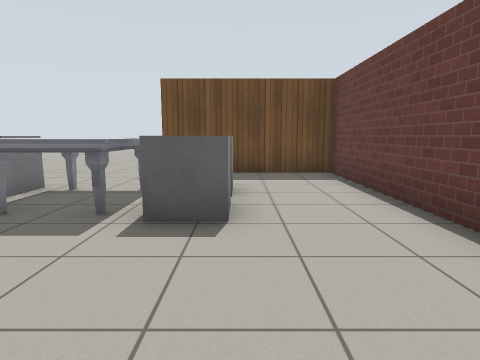
[1] (above)

16 first-person views from a walk through a robot-simulator world made for Gazebo. The camera is 1 m above the floor, tilts 8° down and sees 75° across. The floor is counted in squares, 1 m on a side. Each view is taken from the middle of a square. On the plan, view 1 faces up. The plan holds only what a view shows up to about 12 squares ahead; the rest is blank. Simple patterns stand in for the simulator's built-in surfaces.

[2]
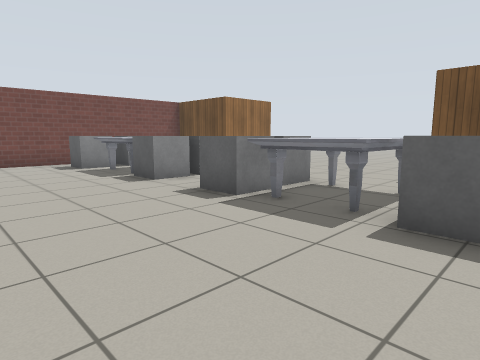

[3]
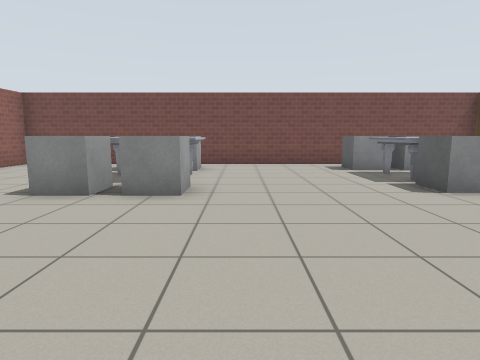

[4]
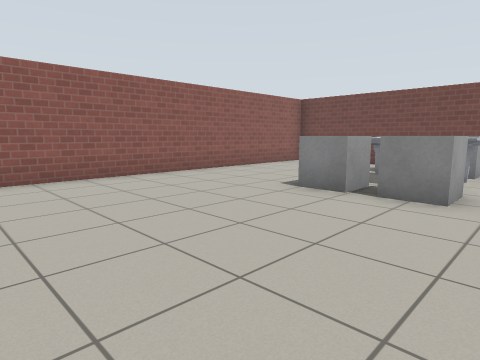

[5]
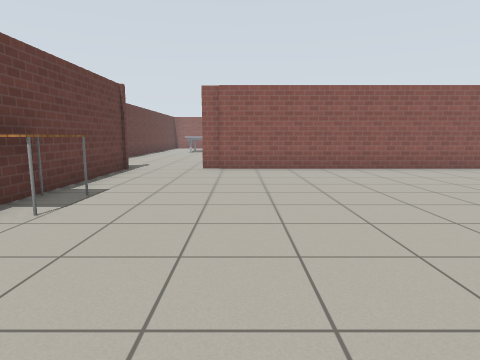

[6]
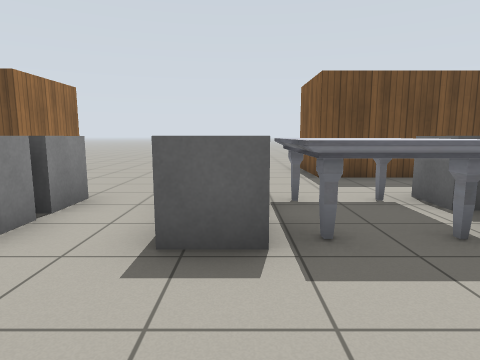

[7]
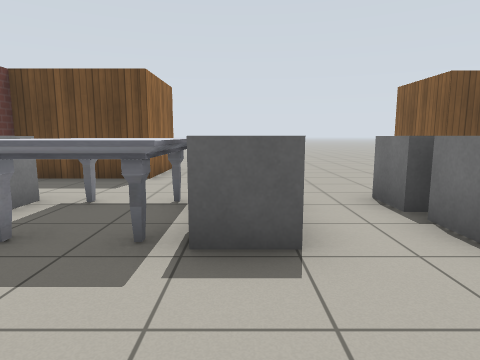

[8]
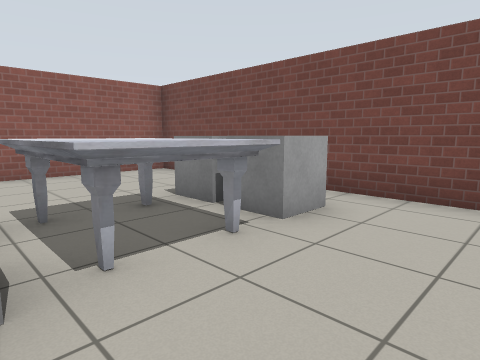

[9]
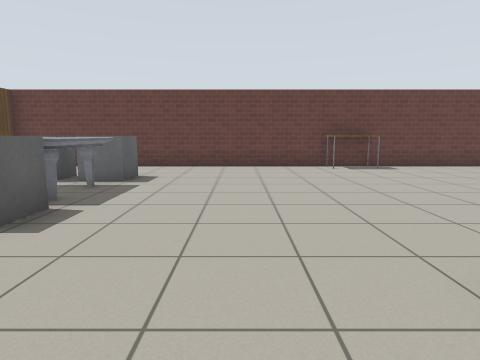

[10]
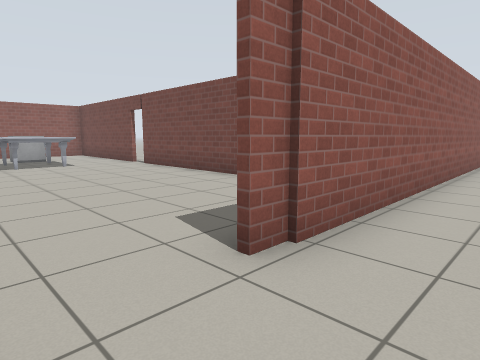

[11]
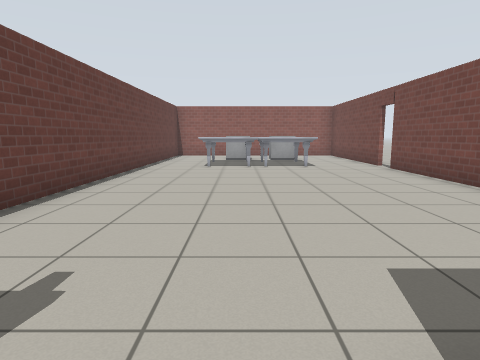

[12]
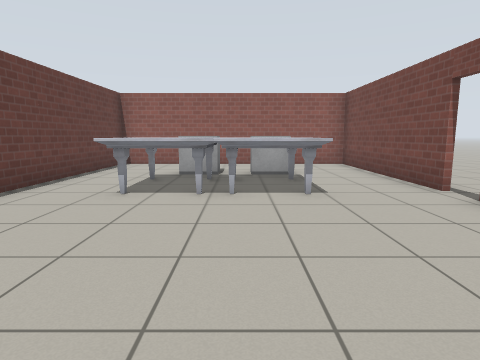

[13]
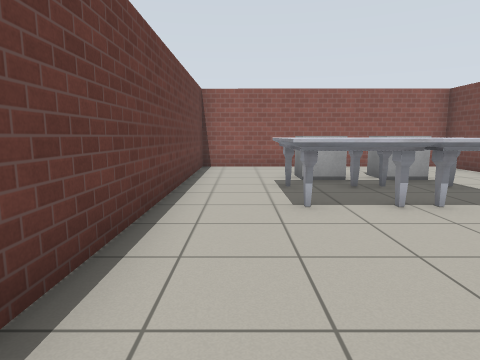

[14]
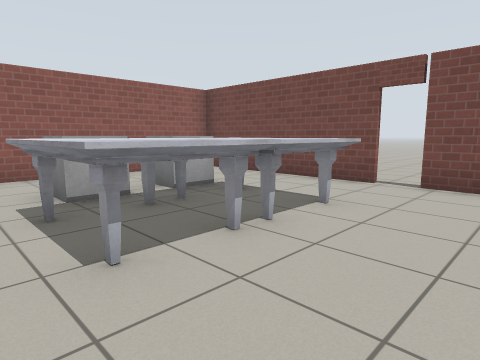

[15]
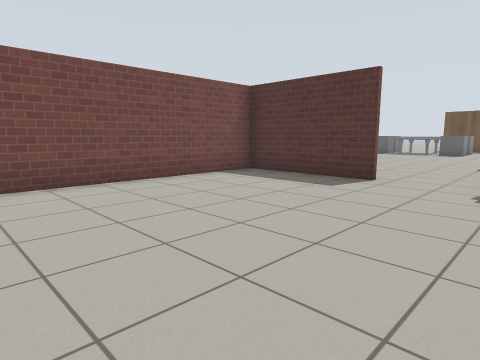

[16]
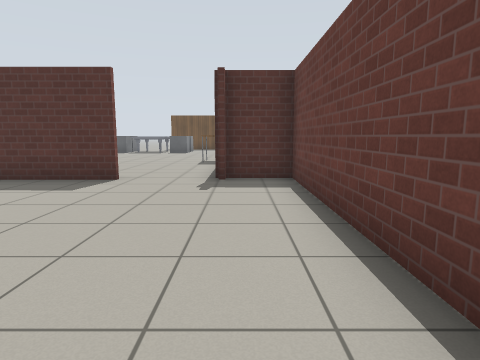

### Floor plan
Points are (right, up) in squares from view 1. A wall is a line through its corners. A room is listed if a view was taken in it or the views show most of it. See-through windows are left out.
Room 1 (views 1, 2, 3, 4, 5, 6, 7, 8, 9, 10, 11)
walls: (2.5, -7.9) (2.5, 8.5) (-2.1, 8.5) (-2.1, 11.1); (-9.1, 11.1) (-9.1, 8.3) (-12.2, 8.3) (-12.2, -7.6) (0.2, -7.6)
ways out: opening at (1.5, -8) to room 2; opening at (-9, 12); opening at (-2, 12)
objects: grey box (-11, -3) to (-10, -3); grey box (-11, -2) to (-10, -1); grey box (-11, 4) to (-10, 4); grey box (-11, 5) to (-10, 6); marble table (-9, -3) to (-8, -1); marble table (-9, 4) to (-8, 6); grey box (-7, -3) to (-6, -3); grey box (-7, -2) to (-6, -1); grey box (-7, 4); grey box (-7, 5) to (-7, 6); grey box (-5, 4) to (-4, 5); grey box (-5, 6) to (-4, 6); marble table (-3, 4) to (-2, 6); grey box (-1, 4) to (0, 4); grey box (-1, 5) to (0, 6); table (2, -3) to (2, -2)
Room 2 (views 12, 13, 14, 15, 16)
walls: (-3.7, -17.6) (-3.7, -23.3) (4.2, -23.3) (4.3, -7.5) (2.7, -7.5); (0.3, -7.9) (-3.7, -7.9) (-3.7, -16.8)
ways out: opening at (1.5, -8) to room 1; open door at (-4, -17)
objects: grey box (-1, -21) to (-1, -20); marble table (-1, -19) to (0, -17); grey box (1, -21) to (1, -20); marble table (1, -19) to (2, -17)

Where each view was taken, in squares from view 1:
view 1: 0 up, 0 right, facing up
view 2: 0 up, 0 right, facing up-left
view 3: 0 up, 1 left, facing left
view 4: 0 up, 1 left, facing down-left
view 5: 2 up, 1 left, facing down
view 6: 1 up, 4 left, facing up
view 7: 1 up, 7 left, facing up
view 8: 1 up, 7 left, facing down-left
view 9: 1 up, 8 left, facing right
view 10: 6 down, 2 right, facing down-left
view 11: 7 down, 1 right, facing down
view 12: 12 down, 0 right, facing down
view 13: 13 down, 3 right, facing down
view 14: 15 down, 3 right, facing down-left
view 15: 15 down, 3 right, facing up-left
view 16: 15 down, 3 right, facing up
